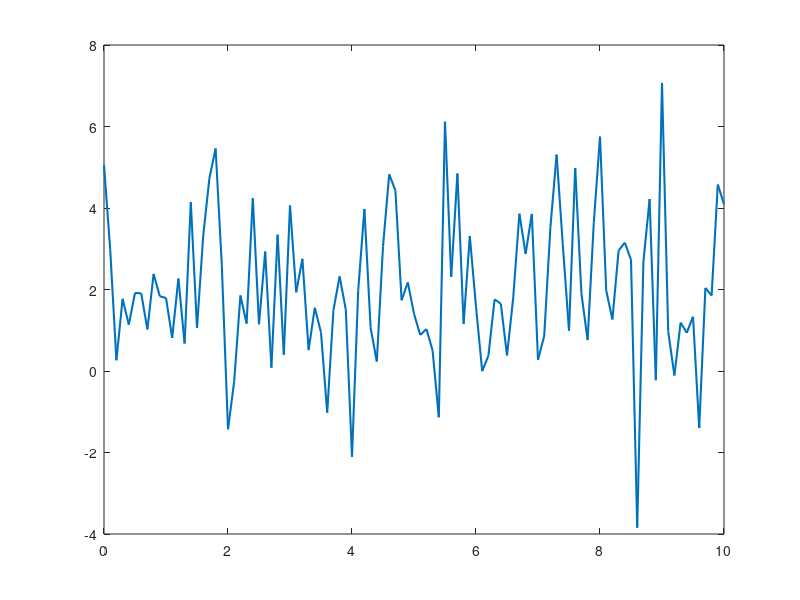
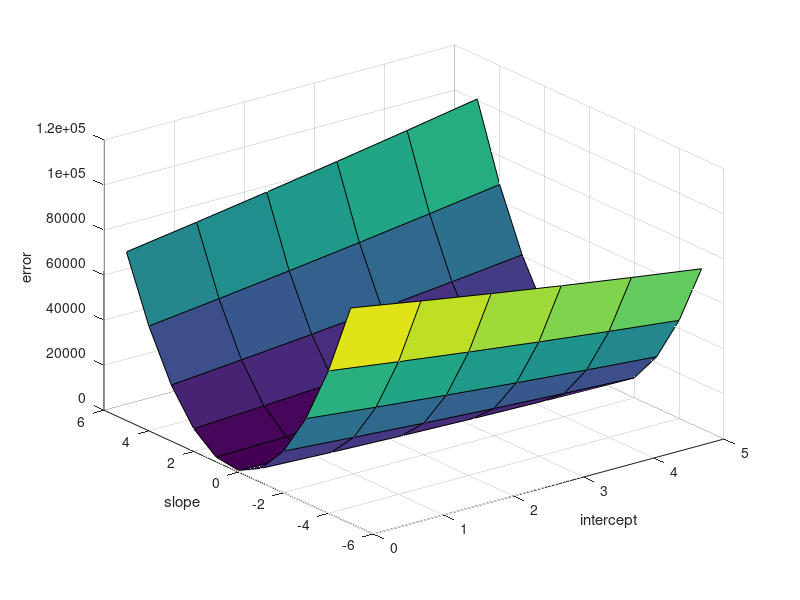
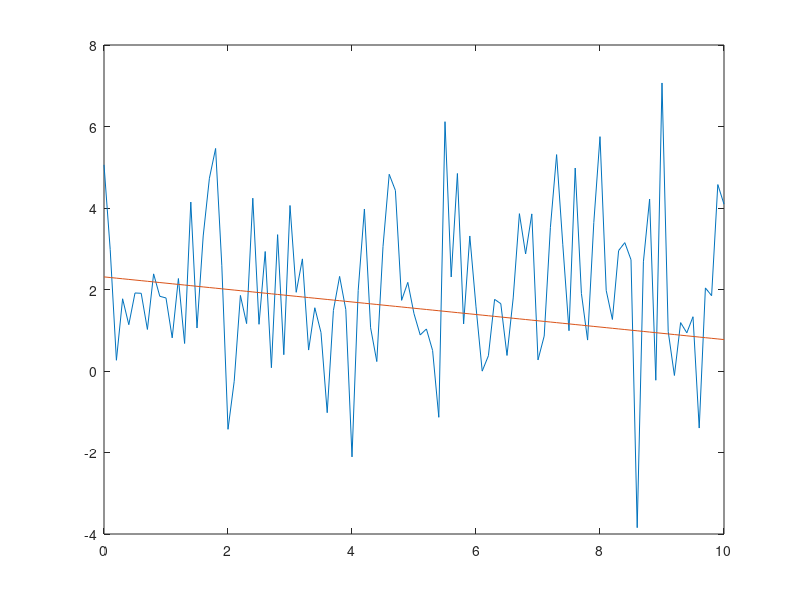

Source code (MATLAB) for these figures, in order:
tic
sig=2;
mu=2;
weight=0:0.1:10;
height=sig*randn(1,length(weight))+mu; 
% height=2*weight+3;
% height=sin(weight);
plot(weight,height,"linewidth",1.5)
slope=-5:1:5;
intercept=0:1:5;
error1=zeros(length(slope),length(intercept)); %to store mean squared errors
for i=1:length(slope)
    for j=1:length(intercept)
        predop=weight*slope(i)+intercept(j);
        error=0;
        hold on
        for k=1:length(predop)
            error=error+(height(k)-predop(k))^2;
        end
        error1(i,j)=error;
    end
end
error1;
figure
[X,Y]=meshgrid(intercept,slope);
 surf(X,Y,error1);
 xlabel("intercept")
 ylabel("slope")
 zlabel("error")
 
 %gradient descent
 niter=1000;
 steps=-inf;
 stepi=-inf;
 lrs=0.0003;  %learning rate for calculating grad wrt slope
 lri=0.0009;   %learning rate for calculating grad wrt intercept
 iter=0;
 k=slope(1);  %starting from inital value of slope
 l=intercept(1); %starting from inital value of intercept
 while(steps<=-0.01 && iter<=niter && stepi<=-0.01)  %terminating conditions
     gradients=0;  %gradient wrt slope
     gradienti=0;  %gradient wrt intercept
     %making a minibatch of 10 random height values (stochastic nature)
     R = randsample(100,10,false);
     R=R';
     R=sort(R);
     height1=[];
     for ii=1:10
         height1=[height1 height(R(ii))];
     end
     %height1 is our minibatch
     for i=1:length(height1)
         gradients=gradients+(-2*(height1(i)-(weight(R(i))*k+l))*weight(R(i)));
     end
     
     for i=1:length(height1)
         gradienti=gradienti+(-2*(height1(i)-(weight(R(i))*k+l)));
     end
%      gradients
    if(steps<=-0.01)
     steps=gradients*lrs;
    end
    if(stepi<=-0.01)
     stepi=gradienti*lri;
    end
     k=k-steps;
     l=l-stepi;
     stepi
     iter=iter+1;
 end
 predslope=k
 predintercept=l
 iter
 figure
 plot(weight,height)
 hold on
 plot(weight,weight*predslope+predintercept)
 %next 10 predicted values
 new=11:1:21;
 new*predslope+predintercept
 toc
     